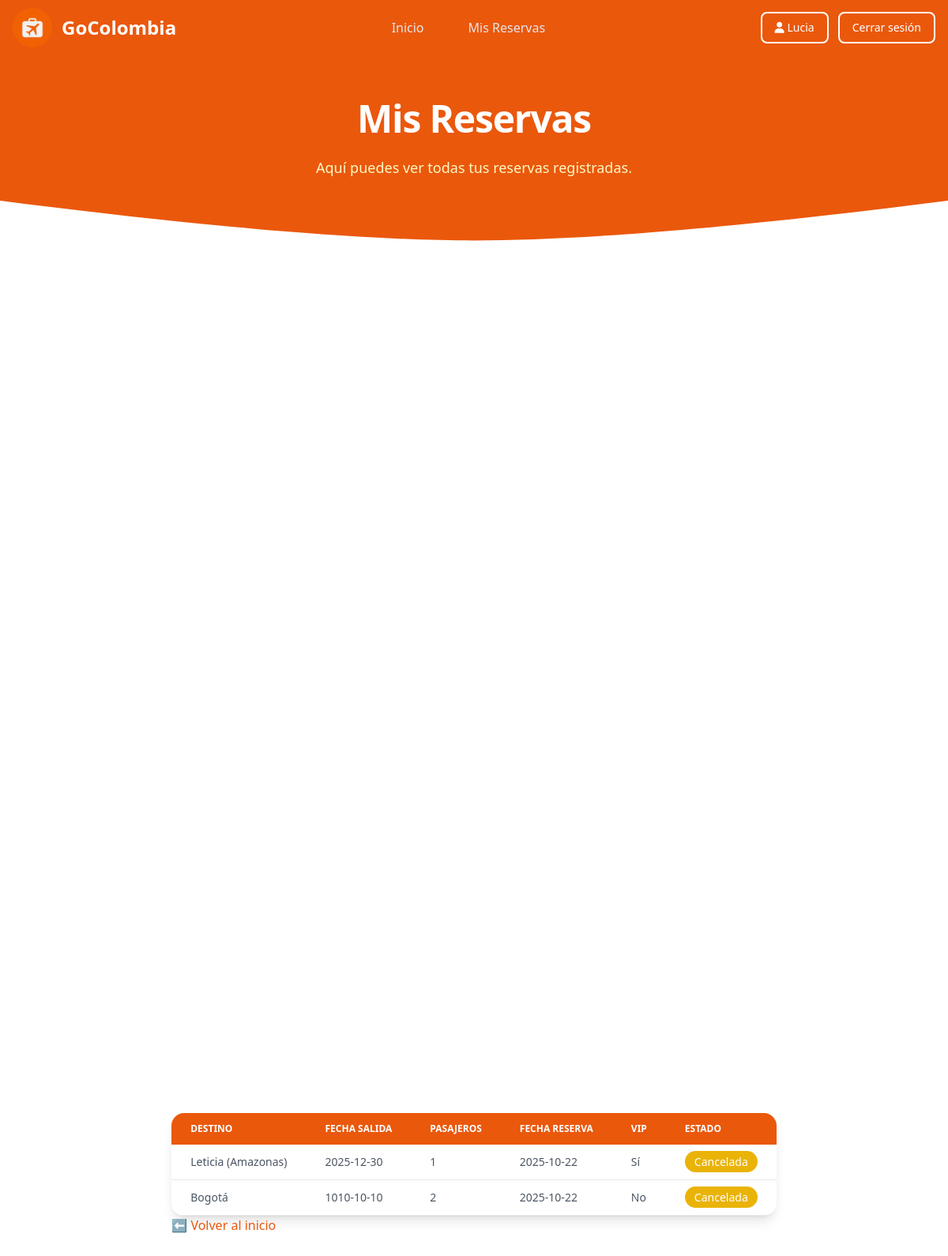
Screenshot of /php/mis_reservas.php (signed in) with the database file from the repository.
### tables this page shows
CREATE TABLE `reserva` (
  `id_reserva` int NOT NULL,
  `id_cuenta` int DEFAULT NULL,
  `id_viaje` int DEFAULT NULL,
  `fecha_reserva` date DEFAULT NULL,
  `cantidad_pasajeros` int DEFAULT NULL,
  `estado` enum('Activa','Cancelada','Completada') DEFAULT 'Activa',
  `vip` enum('si','no') DEFAULT 'no'
);

CREATE TABLE `destino` (
  `id_destino` int NOT NULL,
  `ciudad` varchar(100) NOT NULL
);

CREATE TABLE `viaje` (
  `id_viaje` int NOT NULL,
  `id_transporte` int DEFAULT NULL,
  `id_destino` int DEFAULT NULL,
  `fecha_salida` date NOT NULL
);

### php/mis_reservas.php (the view, shortened to what this page needs)
<?php
include('./db.php');
$idCuenta = $_SESSION['id_cuenta'];
$sql = "SELECT
          r.id_reserva,
          d.ciudad,
          v.fecha_salida,
          r.cantidad_pasajeros,
          r.fecha_reserva,
          r.vip,
          r.estado
        FROM reserva r
        INNER JOIN viaje v ON r.id_viaje = v.id_viaje
        INNER JOIN destino d ON v.id_destino = d.id_destino
        WHERE r.id_cuenta = ?
        ORDER BY r.fecha_reserva DESC";
$stmt = $conexion->prepare($sql);
$stmt->bind_param("i", $idCuenta);
$stmt->execute();
$result = $stmt->get_result();
?>
<!DOCTYPE html>
<html lang="es">
<head>
    <script src="https://cdn.tailwindcss.com"></script>
    <link rel="stylesheet" href="https://cdnjs.cloudflare.com/ajax/libs/font-awesome/6.5.0/css/all.min.css" />
    <link rel="stylesheet" href="./css/style.css">
</head>
<body>
    <header class="w-full sticky top-0 z-50">
        <nav class="border-gray-200 bg-orange-600 py-2.5">
            <div class="mx-auto flex max-w-screen-xl flex-wrap items-center justify-between px-4">
                <div class="flex items-center gap-3">
                    <img src="../img/image.png" alt="Logo GoColombia"
                        class="h-[50px] rounded-full filter brightness-[0.95]">
                    <a href="#" class="flex items-center">
                        <span class="self-center text-2xl font-bold whitespace-nowrap text-white">GoColombia</span>
                    </a>
                </div>
                <div class="flex items-center lg:order-2 space-x-3">
                    <a href="#"
                        class="rounded-lg border-2 border-white px-4 py-2 text-sm font-medium text-white hover:bg-white hover:text-orange-600 transition duration-300"><i
                            class="fas fa-user"> </i>
                         <?php echo $_SESSION['nombre']; ?>
                        </a>
                    <a href="./close.php"
                        class="rounded-lg border-2 border-white px-4 py-2 text-sm font-medium text-white hover:bg-white hover:text-orange-600 transition duration-300">Cerrar
                        sesión</a>
                </div>
                <div class="hidden w-full items-center justify-between lg:order-1 lg:flex lg:w-auto" id="mobile-menu-2">
                    <ul class="mt-4 flex flex-col font-medium lg:mt-0 lg:flex-row lg:space-x-8">
                        <li><a class="block border-b py-2 px-3 text-gray-200 hover:text-white lg:border-0 lg:hover:text-yellow-200 transition"
                                href="./index.php">Inicio</a></li>
                        <li><a class="block border-b py-2 px-3 text-gray-200 hover:text-white lg:border-0 lg:hover:text-yellow-200 transition"
                                href="#" active>Mis Reservas</a></li>
                    </ul>
                </div>
            </div>
        </nav>
    </header>
  <div class="relative bg-orange-600" id="inicio">
    <div class="absolute inset-x-0 bottom-0">
      <svg viewBox="0 0 224 12" fill="currentColor" class="-mb-1 w-full text-white" preserveAspectRatio="none">
        <path
          d="M0,0 C48.8902582,6.27314026 86.2235915,9.40971039 112,9.40971039 C137.776408,9.40971039 175.109742,6.27314026 224,0 L224,12.0441132 L0,12.0441132 L0,0 Z">
        </path>
      </svg>
    </div>
    <div class="mx-auto px-4 py-10 sm:max-w-xl md:max-w-full md:px-24 lg:max-w-screen-xl lg:px-8 lg:py-14">
      <div class="relative max-w-2xl sm:mx-auto sm:text-center">
        <h2 class="mb-6 text-center font-sans text-4xl font-bold tracking-tight text-white sm:text-5xl sm:leading-none">
          Mis Reservas
        </h2>
        <p class="mb-8 text-center text-base text-yellow-100 md:text-lg">
          Aquí puedes ver todas tus reservas registradas.
        </p>
      </div>
    </div>
  </div>
    <section id="reservas" class="bg-gradient-to-b flex flex-col items-center justify-center min-h-screen">
        <div class="max-w-4xl mx-auto px-6">
        <div class="bg-white rounded-2xl shadow-lg w-full max-w-4xl overflow-hidden">
            <table class="w-full text-sm text-left text-gray-600">
                <thead class="bg-orange-600 text-white uppercase text-xs">
                    <tr>
                        <th class="px-6 py-3">Destino</th>
                        <th class="px-6 py-3">Fecha salida</th>
                        <th class="px-6 py-3">Pasajeros</th>
                        <th class="px-6 py-3">Fecha reserva</th>
                        <th class="px-6 py-3">Vip</th>
                        <th class="px-6 py-3">Estado</th>
                    </tr>
                </thead>
                <tbody>
                    <?php if ($result->num_rows > 0): ?>
                        <?php while ($row = $result->fetch_assoc()): ?>
                            <tr class="border-b hover:bg-gray-50 transition">
                                <td class="px-6 py-3 font-medium"><?= htmlspecialchars($row['ciudad']) ?></td>
                                <td class="px-6 py-3"><?= htmlspecialchars($row['fecha_salida']) ?></td>
                                <td class="px-6 py-3"><?= htmlspecialchars($row['cantidad_pasajeros']) ?></td>
                                <td class="px-6 py-3"><?= htmlspecialchars($row['fecha_reserva']) ?></td>
                                <td class="px-6 py-3"><?= $row['vip'] === 'si'  ? 'Sí' : 'No' ?></td>
                                <td class="px-6 py-3">
                                    <span class="px-3 py-1 rounded-full text-white
                      <?= $row['estado'] === 'Confirmada' ? 'bg-green-500' : 'bg-yellow-500' ?>">
                                        <?= htmlspecialchars($row['estado']) ?>
                                    </span>
                                </td>
                            </tr>
                        <?php endwhile; ?>
                    <?php else: ?>
                        <tr>
                            <td colspan="5" class="text-center py-6 text-gray-500">No tienes reservas registradas.</td>
                        </tr>
                    <?php endif; ?>
                </tbody>
            </table>
        </div>
        <a href="index.php" class="mt-6 text-orange-600 hover:underline">⬅ Volver al inicio</a>
    </section>
</body>
</html>

### css/style.css (style rules this page uses)
html { scroll-behavior: smooth; }

### rows the page displays
reserva: destino.ciudad "Leticia (Amazonas)", id_viaje.fecha_salida "2025-12-30", cantidad_pasajeros "1", fecha_reserva "2025-10-22", vip "Sí", estado "Cancelada"
reserva: destino.ciudad "Bogotá", id_viaje.fecha_salida "1010-10-10", cantidad_pasajeros "2", fecha_reserva "2025-10-22", vip "No", estado "Cancelada"

### other values shown
$_SESSION['nombre'] "Lucia"
